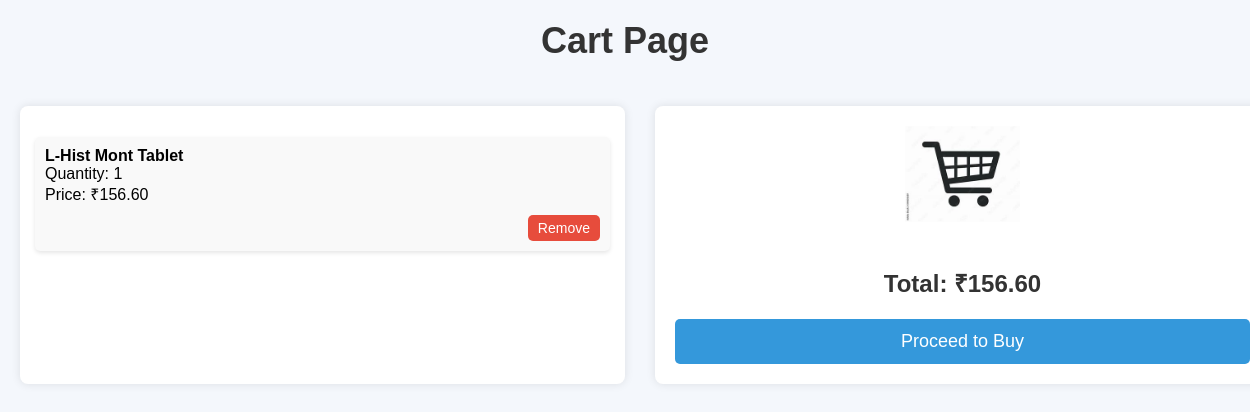
/carts (signed in), run on the app's committed database.
### pharmacy/models.py (models this page shows, shortened)
class Cart(models.Model):
    user = models.ForeignKey(settings.AUTH_USER_MODEL, on_delete=models.CASCADE)
    product = models.ForeignKey(Product, on_delete=models.CASCADE)
    quantity = models.PositiveIntegerField(default=1)
    price = models.DecimalField(max_digits=10, decimal_places=2,default=0)

class Product(models.Model):
    name = models.CharField(max_length=100)
    by=models.CharField(max_length=100)
    salt_composition = models.CharField(max_length=150)
    short_description = models.CharField(max_length=150,default='This is Default Short Description')
    description = models.TextField()
    price = models.DecimalField(max_digits=10, decimal_places=2)
    image = models.ImageField(upload_to='product_images/', null=True, blank=True)

### pharmacy/views.py (the view)
# urls.py: path('carts', views.carts, name='carts'),
@login_required
def carts(request):
    cart_items = Cart.objects.all()
    total_amount = sum(item.price for item in cart_items)
    return render(request, 'carts.html', {'cart_items': cart_items, 'total_amount': total_amount})

### pharmacy/templates/carts.html (shortened to what this page needs)
<!DOCTYPE html>
<html lang="en">
<head>
</head>
<body>
    <h1>Cart Page</h1>
    <div class="container">
        <div class="cart-items">
            <ul>
                {% for cart_item in cart_items %}
                <li>
                    <strong>{{ cart_item.product.name }}</strong><br>
                    Quantity: {{ cart_item.quantity }}<br>
                    Price: ₹{{ cart_item.price }}<br>
                    <div>
                        <form action="{% url 'remove_from_cart' cart_item.id %}" method="POST">
                            <button type="submit">Remove</button>
                        </form>
                    </div>
                </li>
                {% endfor %}
            </ul>
        </div>
        <div class="checkout">
            <img alt="Cart Image">
            <h2>Total: ₹{{ total_amount }}</h2>
            <form action="{% url 'place_order' %}" method="POST">
                <button type="submit">
                    Proceed to Buy
                </button>
            </form>
        </div>
    </div>
</body>
</html>

### pharmacy/templates/carts.html (style rules this page uses)
body { font-family: Arial, sans-serif; background-color: #f4f7fc; margin: 0; padding: 0; }
h1 { text-align: center; font-size: 36px; margin-top: 20px; color: #333; }
.container { display: flex; width: 100%; height: 100%; padding: 20px; justify-content: space-between; gap: 30px; }
.cart-items { width: 48%; background-color: #fff; padding: 15px; border-radius: 8px; box-shadow: 0 0 10px rgba(0, 0, 0, 0.1); overflow-y: auto; max-height: 70vh; }
.cart-items ul { list-style-type: none; padding: 0; }
.cart-items li { background-color: #f9f9f9; padding: 10px; margin-bottom: 15px; border-radius: 5px; box-shadow: 0 2px 4px rgba(0, 0, 0, 0.1); }
.cart-items li div { display: flex; justify-content: flex-end; margin-top: 10px; }
.cart-items button { background-color: #e74c3c; color: white; padding: 5px 10px; font-size: 14px; border: none; border-radius: 5px; cursor: pointer; transition: background-color 0.3s ease; }
.checkout { width: 48%; background-color: #fff; padding: 20px; border-radius: 8px; box-shadow: 0 0 10px rgba(0, 0, 0, 0.1); text-align: center; }
.checkout h2 { font-size: 24px; color: #333; }
.checkout button { background-color: #3498db; color: white; padding: 12px 20px; font-size: 18px; border: none; border-radius: 5px; cursor: pointer; width: 100%; transition: background-color 0.3s ease; display: flex; justify-content: center; align-items: center; }
.checkout img { width: 20%; height: auto; max-height: 100px; margin-bottom: 20px; object-fit: cover; }

### data on the page
Cart: product.name "L-Hist Mont Tablet", quantity "1", price "156.60"

### other printed values
{{ total_amount }} "156.60"
